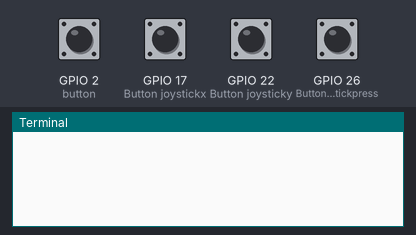
Bench run of a program on a simulated Raspberry Pi (BCM pin numbers). Shown: the last lines printed to the terminal. Inputs (shaded band) come from the test bench; at power-on: GPIO 2 (button), GPIO 17 (Button joystickx), GPIO 22 (Button joysticky), GPIO 26 (Button joystickpress) HIGH.

Above: at 1.2 s.
1.3 s: GPIO 2 (button) pulled LOW for 0.15 s
At 2.5 s:
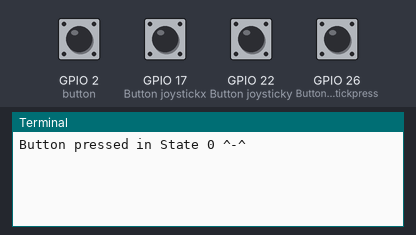
2.9 s: GPIO 17 (Button joystickx) pulled LOW for 0.15 s
At 3.8 s:
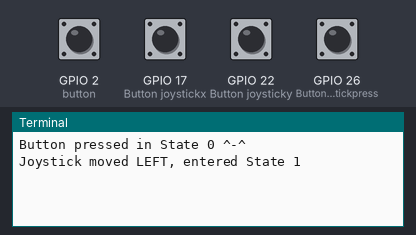
4.5 s: GPIO 22 (Button joysticky) pulled LOW for 0.15 s
At 5.0 s:
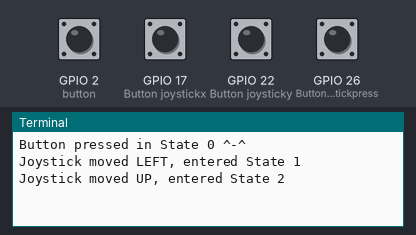
6.1 s: GPIO 26 (Button joystickpress) pulled LOW for 0.15 s
At 7.4 s:
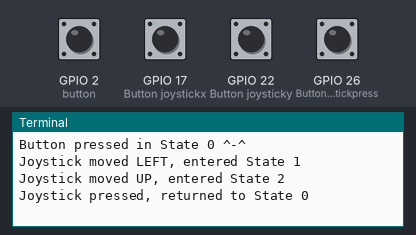

Measured:
- after the input at 1.3 s, the terminal: prints a new line at once (image 1)
- after the input at 2.9 s, the terminal: prints a new line at once (image 2)
- after the input at 4.5 s, the terminal: prints a new line at once (image 3)
- after the input at 6.1 s, the terminal: prints a new line at once (image 4)

The program:

lab3.py
```python
from gpiozero import Button
from time import sleep

# Define the button pins
button = Button(2)       # Main button
joystickx = Button(17)    # X-axis button for left/right
joysticky = Button(22)    # Y-axis button for up/down
joystickpress = Button(26)

# Initialize a state variable
state = 0

# Function to handle when the joystick is moved left (X-axis pressed)
def joystick_moved_left():
    global state
    state = 1  # Enter state 1
    print("Joystick moved LEFT, entered State 1")

def joystick_moved_up():
    global state
    state = 2
    print("Joystick moved UP, entered State 2")

def joystick_pressed():
    global state
    state = 0
    print("Joystick pressed, returned to State 0")

# Function to handle button press only when in state 1
def button_pressed():
    global state
    if state == 1:
        print("Button pressed in State 1!")
    if state == 2:
        print("Button pressed in State 2 :-)")
    if state == 0:
        print("Button pressed in State 0 ^-^")

# Wait for the X-axis button (joystick left movement) to be pressed
joystickx.when_pressed = joystick_moved_left
joysticky.when_pressed = joystick_moved_up
button.when_pressed = button_pressed
joystickpress.when_pressed = joystick_pressed

# Main loop
while True:
    sleep(0.1)
```
